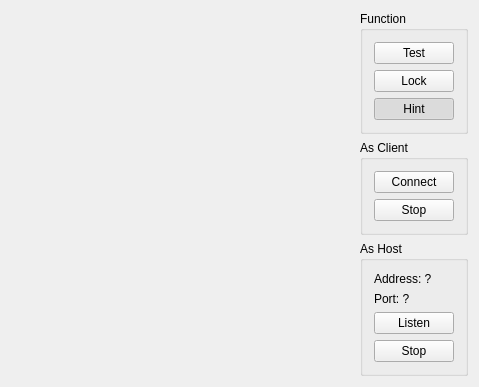
<?xml version="1.0" encoding="UTF-8"?>
<ui version="4.0">
 <class>Widget</class>
 <widget class="QWidget" name="Widget">
  <property name="geometry">
   <rect>
    <x>0</x>
    <y>0</y>
    <width>479</width>
    <height>387</height>
   </rect>
  </property>
  <property name="windowTitle">
   <string>Chess</string>
  </property>
  <layout class="QHBoxLayout" name="horizontalLayout_2">
   <item>
    <widget class="Board" name="board" native="true">
     <property name="sizePolicy">
      <sizepolicy hsizetype="Expanding" vsizetype="Expanding">
       <horstretch>0</horstretch>
       <verstretch>0</verstretch>
      </sizepolicy>
     </property>
    </widget>
   </item>
   <item>
    <layout class="QVBoxLayout" name="verticalLayout">
     <item>
      <widget class="QGroupBox" name="groupBox_3">
       <property name="title">
        <string>Function</string>
       </property>
       <layout class="QVBoxLayout" name="verticalLayout_4">
        <item>
         <widget class="QPushButton" name="btnTestBoard">
          <property name="text">
           <string>Test</string>
          </property>
         </widget>
        </item>
        <item>
         <widget class="QPushButton" name="btnTestLock">
          <property name="text">
           <string>Lock</string>
          </property>
         </widget>
        </item>
        <item>
         <widget class="QPushButton" name="btnHint">
          <property name="text">
           <string>Hint</string>
          </property>
          <property name="checkable">
           <bool>true</bool>
          </property>
          <property name="checked">
           <bool>true</bool>
          </property>
         </widget>
        </item>
       </layout>
      </widget>
     </item>
     <item>
      <widget class="QGroupBox" name="gClient">
       <property name="title">
        <string>As Client</string>
       </property>
       <layout class="QVBoxLayout" name="verticalLayout_2">
        <item>
         <widget class="QPushButton" name="btnConnect">
          <property name="text">
           <string>Connect</string>
          </property>
         </widget>
        </item>
        <item>
         <widget class="QPushButton" name="btnClientStop">
          <property name="text">
           <string>Stop</string>
          </property>
         </widget>
        </item>
       </layout>
      </widget>
     </item>
     <item>
      <widget class="QGroupBox" name="gServer">
       <property name="title">
        <string>As Host</string>
       </property>
       <layout class="QVBoxLayout" name="verticalLayout_3">
        <item>
         <widget class="QLabel" name="labAddress">
          <property name="text">
           <string>Address: ?</string>
          </property>
         </widget>
        </item>
        <item>
         <widget class="QLabel" name="labPort">
          <property name="text">
           <string>Port: ?</string>
          </property>
         </widget>
        </item>
        <item>
         <widget class="QPushButton" name="btnListen">
          <property name="text">
           <string>Listen</string>
          </property>
         </widget>
        </item>
        <item>
         <widget class="QPushButton" name="btnServerStop">
          <property name="text">
           <string>Stop</string>
          </property>
         </widget>
        </item>
       </layout>
      </widget>
     </item>
    </layout>
   </item>
  </layout>
 </widget>
 <layoutdefault spacing="6" margin="11"/>
 <customwidgets>
  <customwidget>
   <class>Board</class>
   <extends>QWidget</extends>
   <header>board.h</header>
   <container>1</container>
  </customwidget>
 </customwidgets>
 <resources/>
 <connections/>
</ui>
